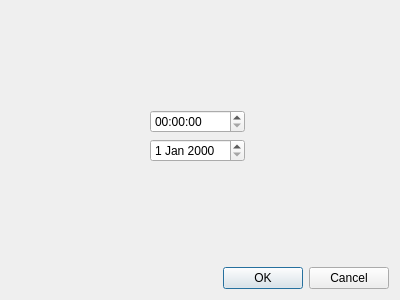
<?xml version="1.0" encoding="UTF-8"?>
<ui version="4.0">
 <class>TimeChangeDialog</class>
 <widget class="QDialog" name="TimeChangeDialog">
  <property name="geometry">
   <rect>
    <x>0</x>
    <y>0</y>
    <width>400</width>
    <height>300</height>
   </rect>
  </property>
  <property name="windowTitle">
   <string>Dialog</string>
  </property>
  <layout class="QGridLayout" name="gridLayout">
   <item row="1" column="1" colspan="2">
    <widget class="QTimeEdit" name="timeEdit"/>
   </item>
   <item row="2" column="0">
    <spacer name="horizontalSpacer">
     <property name="orientation">
      <enum>Qt::Horizontal</enum>
     </property>
     <property name="sizeHint" stdset="0">
      <size>
       <width>126</width>
       <height>22</height>
      </size>
     </property>
    </spacer>
   </item>
   <item row="2" column="1" colspan="2">
    <widget class="QDateEdit" name="dateEdit"/>
   </item>
   <item row="2" column="3">
    <spacer name="horizontalSpacer_2">
     <property name="orientation">
      <enum>Qt::Horizontal</enum>
     </property>
     <property name="sizeHint" stdset="0">
      <size>
       <width>125</width>
       <height>22</height>
      </size>
     </property>
    </spacer>
   </item>
   <item row="3" column="1">
    <spacer name="verticalSpacer">
     <property name="orientation">
      <enum>Qt::Vertical</enum>
     </property>
     <property name="sizeHint" stdset="0">
      <size>
       <width>20</width>
       <height>40</height>
      </size>
     </property>
    </spacer>
   </item>
   <item row="4" column="2" colspan="2">
    <widget class="QDialogButtonBox" name="buttonBox">
     <property name="orientation">
      <enum>Qt::Horizontal</enum>
     </property>
     <property name="standardButtons">
      <set>QDialogButtonBox::Cancel|QDialogButtonBox::Ok</set>
     </property>
    </widget>
   </item>
   <item row="0" column="1">
    <spacer name="verticalSpacer_2">
     <property name="orientation">
      <enum>Qt::Vertical</enum>
     </property>
     <property name="sizeHint" stdset="0">
      <size>
       <width>20</width>
       <height>40</height>
      </size>
     </property>
    </spacer>
   </item>
  </layout>
 </widget>
 <resources/>
 <connections>
  <connection>
   <sender>buttonBox</sender>
   <signal>accepted()</signal>
   <receiver>TimeChangeDialog</receiver>
   <slot>accept()</slot>
   <hints>
    <hint type="sourcelabel">
     <x>248</x>
     <y>254</y>
    </hint>
    <hint type="destinationlabel">
     <x>157</x>
     <y>274</y>
    </hint>
   </hints>
  </connection>
  <connection>
   <sender>buttonBox</sender>
   <signal>rejected()</signal>
   <receiver>TimeChangeDialog</receiver>
   <slot>reject()</slot>
   <hints>
    <hint type="sourcelabel">
     <x>316</x>
     <y>260</y>
    </hint>
    <hint type="destinationlabel">
     <x>286</x>
     <y>274</y>
    </hint>
   </hints>
  </connection>
 </connections>
</ui>
